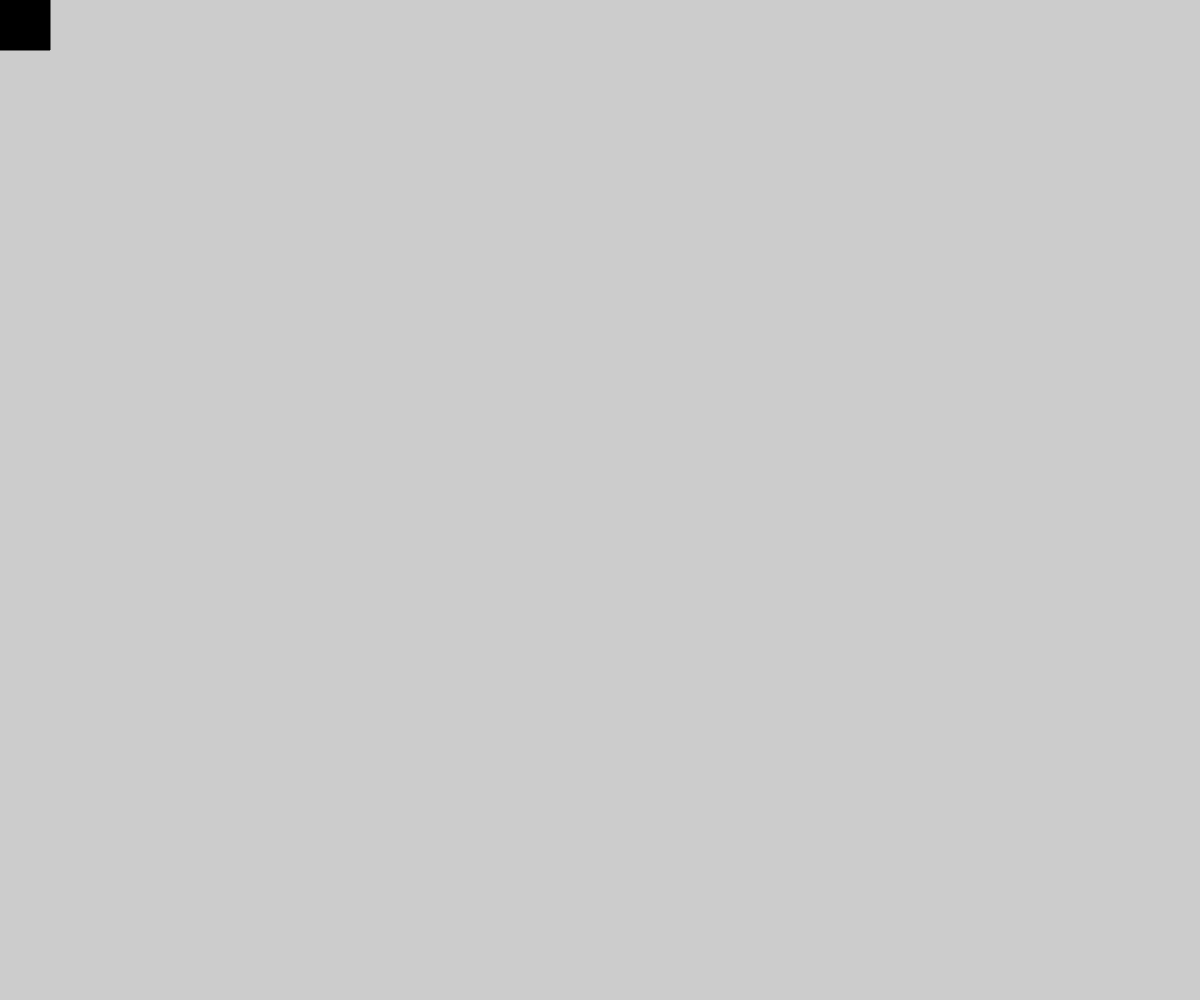
Frame 1 (no input)
Frame 60 (no input): identical to frame 1, image omitted
Frame 120 (the mouse pressed at the canvas centre since frame 60): identical to frame 1, image omitted

The p5.js sketch that drew this single still picture (run headless with seeded random() and noise() and a simulated clock; from frame 60 on, the mouse is pressed at the canvas centre):

// p5.js sketch
// ── sketch.js

class Ship {
  constructor() {
    this.xPos = 0;
    this.yPos = 0;
    this.xSpeed = 0;
    this.ySpeed = 0;
    this.rotation = 0;
  }

  process() {
    this.xPos += this.xSpeed
    this.yPos += this.ySpeed
  }
}
let ship ;
function setup() {
  createCanvas(windowWidth, windowHeight);
  ship = new Ship();
}

function draw() {
  process()
  background(204);
  fill(0, 0, 0)
  rect(ship.yPos, ship.xPos, 50, 50);
  console.log(ship.xSpeed, ship.ySpeed)
}

function process() {
  ship.process()


  if (keyIsDown(87) && ship.ySpeed > -50) { // w
    console.log("w")
    ship.xSpeed -= 1
  }
  if (keyIsDown(65) && ship.xSpeed > -50) { // a
    console.log("a")
    ship.ySpeed -= 1
  }
  if (keyIsDown(83) && ship.ySpeed < 50) { // s
    console.log("s")
    ship.xSpeed += 1
  }
  if (keyIsDown(68) && ship.xSpeed < 50) { // d
    console.log("d")
    ship.ySpeed += 1
  }
}
